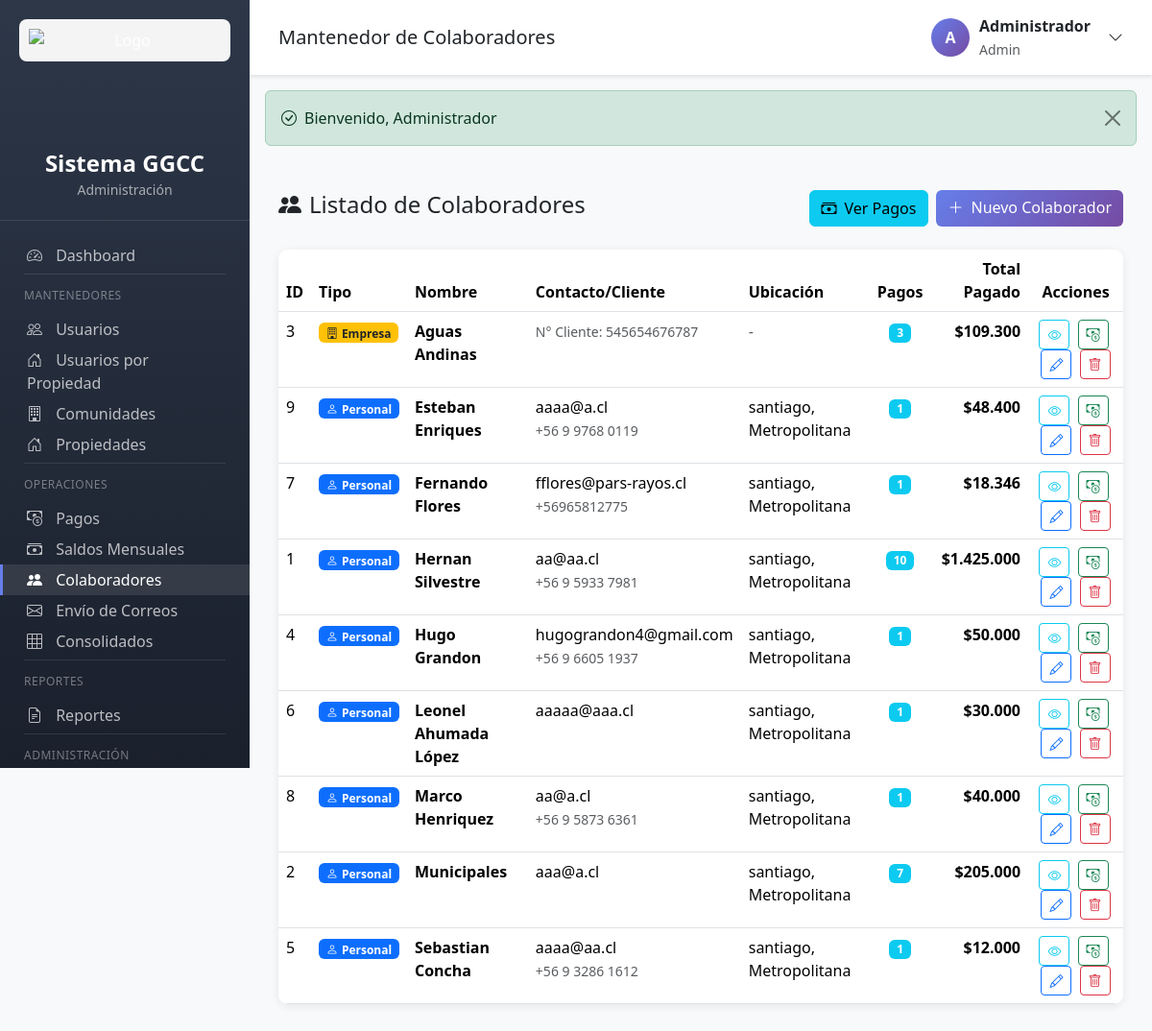
Screenshot of /colaboradores.php (signed in) with the database file from the repository.
### tables this page shows
CREATE TABLE `colaboradores` (
  `id` int(11) NOT NULL AUTO_INCREMENT,
  `tipo_colaborador` enum('personal','empresa') DEFAULT 'personal',
  `nombre` varchar(100) NOT NULL,
  `email` varchar(100) NOT NULL,
  `whatsapp` varchar(20) DEFAULT NULL,
  `direccion` text NOT NULL,
  `region` varchar(100) NOT NULL,
  `comuna` varchar(100) NOT NULL,
  `activo` tinyint(1) DEFAULT 1,
  `created_at` timestamp NOT NULL DEFAULT current_timestamp(),
  `updated_at` timestamp NOT NULL DEFAULT current_timestamp() ON UPDATE current_timestamp(),
  `banco` varchar(100) DEFAULT NULL,
  `tipo_cuenta` enum('corriente','vista') DEFAULT NULL,
  `numero_cuenta` varchar(50) DEFAULT NULL,
  `numero_cliente` varchar(50) DEFAULT NULL,
  PRIMARY KEY (`id`),
  KEY `idx_nombre` (`nombre`),
  KEY `idx_activo` (`activo`),
  KEY `idx_comuna` (`comuna`)
);

### app/controllers/ColaboradoresController.php (called while the page is built, shortened)
<?php
class ColaboradoresController {
    private Colaborador $colaboradorModel;
    public function __construct() {
        $this->colaboradorModel = new Colaborador();
    }
    public function index(): void {
        $pagination = getPaginationParams(20);
        $colaboradores = $this->colaboradorModel->getAllWithPagosCountPaginated($pagination['offset'], $pagination['perPage']);
        require_once VIEWS_PATH . '/colaboradores/index.php';
    }
}

### config/config.php (called while the page is built, shortened)
<?php
spl_autoload_register(function ($class) {
    $paths = [
        APP_PATH . '/controllers/',
        APP_PATH . '/models/',
        APP_PATH . '/helpers/'
    ];
    foreach ($paths as $path) {
        $file = $path . $class . '.php';
        if (file_exists($file)) {
            return;
        }
    }
});
function e(string $text): string {
    return htmlspecialchars($text, ENT_QUOTES, 'UTF-8');
}
function formatMoney(float $amount): string {
    return '$' . number_format($amount, 0, ',', '.');
}
require_once APP_PATH . '/helpers/PaginationHelper.php';

### config/database.php (called while the page is built, shortened)
<?php
class Database {
    private static ?PDO $instance = null;
    public static function getConnection(): PDO {
        if (self::$instance === null) {
            try {
                $dsn = "mysql:host=" . DB_HOST . ";dbname=" . DB_NAME . ";charset=" . DB_CHARSET;
                $options = [
                    PDO::ATTR_ERRMODE => PDO::ERRMODE_EXCEPTION,
                    PDO::ATTR_DEFAULT_FETCH_MODE => PDO::FETCH_ASSOC,
                    PDO::ATTR_EMULATE_PREPARES => false,
                    PDO::MYSQL_ATTR_INIT_COMMAND => "SET NAMES " . DB_CHARSET . " COLLATE utf8mb4_unicode_ci"
                ];
                self::$instance = new PDO($dsn, DB_USER, DB_PASS, $options);
            } catch (PDOException $e) {
                throw new Exception("Error de conexión a la base de datos: " . $e->getMessage());
            }
        }
        return self::$instance;
    }
}
function getDB(): PDO {
    return Database::getConnection();
}

### app/helpers/PaginationHelper.php (called while the page is built, shortened)
<?php
class PaginationHelper {
    public static function getParams(int $defaultPerPage = 20): array {
        $page = isset($_GET['page']) ? (int) $_GET['page'] : 1;
        $perPage = isset($_GET['per_page']) ? (int) $_GET['per_page'] : $defaultPerPage;
        $offset = ($page - 1) * $perPage;
        return [
            'page' => $page,
            'perPage' => $perPage,
            'offset' => $offset
        ];
    }
}
function getPaginationParams(int $defaultPerPage = 20): array {
    return PaginationHelper::getParams($defaultPerPage);
}

### app/models/Model.php (called while the page is built, shortened)
<?php
abstract class Model {
    public function __construct() {
        $this->db = getDB();
    }
}

### app/models/Colaborador.php (called while the page is built, shortened)
<?php
require_once __DIR__ . '/Model.php';
class Colaborador extends Model {
    protected string $table = 'colaboradores';
    public function getAllWithPagosCountPaginated(int $offset, int $limit): array {
        $sql = "SELECT c.*,
                       COUNT(pc.id) as total_pagos,
                       COALESCE(SUM(pc.monto), 0) as total_pagado
                FROM {$this->table} c
                LEFT JOIN pagos_colaboradores pc ON c.id = pc.colaborador_id
                WHERE c.activo = 1
                GROUP BY c.id
                ORDER BY c.nombre ASC
                LIMIT :limit OFFSET :offset";
        $stmt = $this->db->prepare($sql);
        $stmt->bindValue(':limit', $limit, PDO::PARAM_INT);
        $stmt->bindValue(':offset', $offset, PDO::PARAM_INT);
        $stmt->execute();
        return $stmt->fetchAll();
    }
}

### app/views/colaboradores/index.php (the view, shortened to what this page needs)
<?php
require_once __DIR__ . '/../partials/header.php';
?>
<div class="d-flex justify-content-between align-items-center mb-4">
    <h4><i class="bi bi-people-fill me-2"></i>Listado de Colaboradores</h4>
    <div class="d-flex gap-2">
        <a href="colaboradores.php?action=pagos" class="btn btn-info">
            <i class="bi bi-cash-stack me-2"></i>Ver Pagos
        </a>
        <a href="colaboradores.php?action=create" class="btn btn-primary-custom">
            <i class="bi bi-plus-lg me-2"></i>Nuevo Colaborador
        </a>
    </div>
</div>
<div class="table-container">
    <div class="table-body">
        <table class="table table-hover mb-0">
            <thead>
                <tr>
                    <th>ID</th>
                    <th>Tipo</th>
                    <th>Nombre</th>
                    <th>Contacto/Cliente</th>
                    <th>Ubicación</th>
                    <th class="text-center">Pagos</th>
                    <th class="text-end">Total Pagado</th>
                    <th class="text-center">Acciones</th>
                </tr>
            </thead>
            <tbody>
                <?php if (empty($colaboradores)): ?>
                    <tr>
                        <td colspan="8" class="text-center text-muted py-5">
                            <i class="bi bi-people display-4 d-block mb-3"></i>
                            No hay colaboradores registrados
                        </td>
                    </tr>
                <?php else: ?>
                    <?php foreach ($colaboradores as $colaborador):
                        $isEmpresa = ($colaborador['tipo_colaborador'] ?? 'personal') === 'empresa';
                        $tipoBadge = $isEmpresa ? 'bg-warning text-dark' : 'bg-primary';
                        $tipoIcon = $isEmpresa ? 'building' : 'person';
                        $tipoLabel = $isEmpresa ? 'Empresa' : 'Personal';
                    ?>
                        <tr>
                            <td><?= $colaborador['id'] ?></td>
                            <td>
                                <span class="badge <?= $tipoBadge ?>">
                                    <i class="bi bi-<?= $tipoIcon ?> me-1"></i><?= $tipoLabel ?>
                                </span>
                            </td>
                            <td>
                                <strong><?= e($colaborador['nombre']) ?></strong>
                            </td>
                            <td>
                                <?php if ($isEmpresa): ?>
                                    <small class="text-muted">N° Cliente: <?= e($colaborador['numero_cliente'] ?? 'N/A') ?></small>
                                <?php else: ?>
                                    <?= e($colaborador['email']) ?><br>
                                    <small class="text-muted"><?= e($colaborador['whatsapp']) ?></small>
                                <?php endif; ?>
                            </td>
                            <td>
                                <?php if ($isEmpresa): ?>
                                    <span class="text-muted">-</span>
                                <?php else: ?>
                                    <?= e($colaborador['comuna']) ?>, <?= e($colaborador['region']) ?>
                                <?php endif; ?>
                            </td>
                            <td class="text-center">
                                <span class="badge bg-info"><?= $colaborador['total_pagos'] ?></span>
                            </td>
                            <td class="text-end fw-bold">
                                <?= formatMoney((float)$colaborador['total_pagado']) ?>
                            </td>
                            <td class="text-center">
                                <a href="colaboradores.php?action=show&id=<?= $colaborador['id'] ?>"
                                   class="btn btn-sm btn-outline-info me-1" title="Ver Detalle">
                                    <i class="bi bi-eye"></i>
                                </a>
                                <a href="colaboradores.php?action=createPago&colaborador_id=<?= $colaborador['id'] ?>"
                                   class="btn btn-sm btn-outline-success me-1" title="Registrar Pago">
                                    <i class="bi bi-cash-coin"></i>
                                </a>
                                <a href="colaboradores.php?action=edit&id=<?= $colaborador['id'] ?>"
                                   class="btn btn-sm btn-outline-primary me-1" title="Editar">
                                    <i class="bi bi-pencil"></i>
                                </a>
                                <a href="colaboradores.php?action=delete&id=<?= $colaborador['id'] ?>"
                                   class="btn btn-sm btn-outline-danger"
                                   title="Eliminar"
                                   onclick="return confirm('¿Está seguro de eliminar este colaborador?')">
                                    <i class="bi bi-trash"></i>
                                </a>
                            </td>
                        </tr>
                    <?php endforeach; ?>
                <?php endif; ?>
            </tbody>
        </table>
    </div>
</div>
<?php require_once __DIR__ . '/../partials/footer.php'; ?>

### app/views/partials/header.php (style rules this page uses)
:root { --sidebar-width: 260px; --primary-color: #667eea; --secondary-color: #764ba2; }
body { background-color: #f8f9fa; }
.table-container { background: white; border-radius: 10px; box-shadow: 0 2px 10px rgba(0,0,0,0.08); overflow: hidden; }
.table-container .table-body { padding: 0; }
.btn-primary-custom { background: linear-gradient(135deg, #667eea 0%, #764ba2 100%); border: none; color: white; }

### rows the page displays
colaboradores: id "3", tipo_colaborador "Empresa", nombre "Aguas Andinas", numero_cliente "545654676787", total_pagos "3", total_pagado "$109.300"
colaboradores: id "9", tipo_colaborador "Personal", nombre "Esteban Enriques", email "aaaa@a.cl", whatsapp "+56 9 9768 0119", comuna "santiago", region "Metropolitana", total_pagos "1", total_pagado "$48.400"
colaboradores: id "7", tipo_colaborador "Personal", nombre "Fernando Flores", email "fflores@pars-rayos.cl", whatsapp "+56965812775", comuna "santiago", region "Metropolitana", total_pagos "1", total_pagado "$18.346"
colaboradores: id "1", tipo_colaborador "Personal", nombre "Hernan Silvestre", email "aa@aa.cl", whatsapp "+56 9 5933 7981", comuna "santiago", region "Metropolitana", total_pagos "10", total_pagado "$1.425.000"
colaboradores: id "4", tipo_colaborador "Personal", nombre "Hugo Grandon", email "hugograndon4@gmail.com", whatsapp "+56 9 6605 1937", comuna "santiago", region "Metropolitana", total_pagos "1", total_pagado "$50.000"
colaboradores: id "6", tipo_colaborador "Personal", nombre "Leonel Ahumada López", email "aaaaa@aaa.cl", comuna "santiago", region "Metropolitana", total_pagos "1", total_pagado "$30.000"
colaboradores: id "8", tipo_colaborador "Personal", nombre "Marco Henriquez", email "aa@a.cl", whatsapp "+56 9 5873 6361", comuna "santiago", region "Metropolitana", total_pagos "1", total_pagado "$40.000"
colaboradores: id "2", tipo_colaborador "Personal", nombre "Municipales", email "aaa@a.cl", comuna "santiago", region "Metropolitana", total_pagos "7", total_pagado "$205.000"
colaboradores: id "5", tipo_colaborador "Personal", nombre "Sebastian Concha", email "aaaa@aa.cl", whatsapp "+56 9 3286 1612", comuna "santiago", region "Metropolitana", total_pagos "1", total_pagado "$12.000"

### other values shown
APP_NAME "Sistema GGCC"
$title "Mantenedor de Colaboradores"
substr($_SESSION['user_nombre'] ?? 'A', 0, 1) "A"
$_SESSION['user_nombre'] "Administrador"
$_SESSION['user_rol'] "Admin"
$success "Bienvenido, Administrador"
